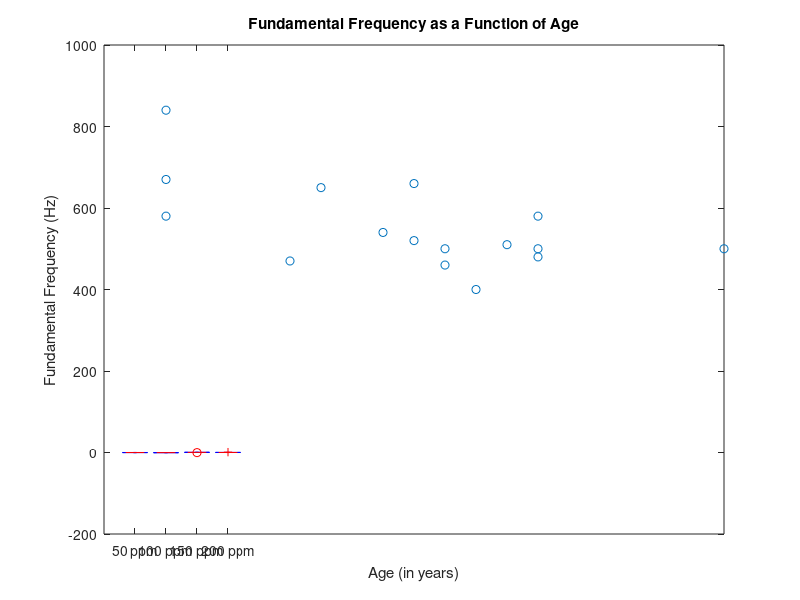

Recreate this plot in MATLAB. (Note: this script raises an error after producing the figure.)
% Question 1
sse = 2000;
msg = 116.3;
df_g = 4;
df_e = 45;
% msg = ssg/df_g
ssg = msg*df_g; % 465.2
% mse = sse/df_e
mse = sse / df_e; % 44.44
F = msg/mse; % 2.6168

% Question 2
fifty = [-0.4, 0.34, 0.19, 0.05, -0.14];
hundred = [0.01, -0.39, -0.08, -0.09, -0.31];
one_fif = [0.65, 0.53, 0.39, -0.15, 0.46];
two_hun = [0.24, 0.44, 0.13, 1.03, 0.05];
groups = {'50 ppm','100 ppm','150 ppm','200 ppm'};
two_anova = anova1([fifty.' hundred.' one_fif.' two_hun.'], groups);
two_anova;

% b
mean(fifty) % 0.0080
mean(hundred) % -0.1720
mean(one_fif) % 0.3760
mean(two_hun) % 0.3780
std(fifty) % 0.2887
std(hundred) % 0.1695
std(one_fif) % 0.3093
std(two_hun) % 0.3928

% e
grandmean = (mean(fifty)*5 + mean(hundred)*5 + mean(one_fif)*5 + mean(two_hun)*5)/20;

sserror = (std(fifty)^2*4)+(std(hundred)^2*4)+(std(one_fif)^2*4)+(std(two_hun)^2*4);
% c
mserror = sserror/16; % 0.09051

% f
ssgroups = ((mean(fifty) - grandmean)^2)*5 + ((mean(hundred) - grandmean)^2)*5 + ((mean(one_fif) - grandmean)^2)*5 + ((mean(two_hun) - grandmean)^2)*5; % 1.13442
%g
msegroups = ssgroups/3; % 0.37814
%h
F = msegroups/mserror; % 4.18

% Question 3
age = [2,2,2,6,9,10,13,10,14,14,12,7,11,11,14,20];
hz = [840,670,580,470,540,660,510,520,500,480,400,650,460,500,580,500];

% a
hold on;
scatter(age, hz); % negative
title('Fundamental Frequency as a Function of Age');
xlabel('Age (in years)');
ylabel('Fundamental Frequency (Hz)');
hold off;

% b
ssa = sum((age - mean(age)).^2); % 380.4375

% c 
ssf = sum((hz - mean(hz)).^2); % 174175

% d
ssp = sum((hz - mean(hz)).*(age - mean(age))); % -4.89875e+03

% e
r = ssp/(sqrt(ssf)*sqrt(ssa)); % -0.601797954619960

% f
z = 0.5*log((1+r)/(1-r)); % -0.695961235390619

% g
sdz = sqrt(1/(16-3)); % 0.277350098112615

% h
z_crit = 1.96;

% i
lower_untrans = z - 1.96*sdz; % -1.239567427691344
upper_untrans = z + 1.96*sdz; % -0.152355043089895

% j
lower_r = (exp(2*lower_untrans) - 1)/(exp(2*lower_untrans) + 1); % -0.845332178884088
upper_r = (exp(2*upper_untrans) - 1)/(exp(2*upper_untrans) + 1); % -0.151187061636697

% Question 4
% a
sat_meanb = mean(Q4Boston(:,2)); % 2.9567
sun_meanb = mean(Q4Boston(:,3)); % 3.9517
mon_meanb = mean(Q4Boston(:,4)); % 3.26
tue_meanb = mean(Q4Boston(:,5)); % 2.3783
wed_meanb = mean(Q4Boston(:,6)); % 3.0233
thu_meanb = mean(Q4Boston(:,7)); % 3.5627
fri_meanb = mean(Q4Boston(:,8)); % 3.345
sat_stdb = std(Q4Boston(:,2)); % 1.295
sun_stdb = std(Q4Boston(:,3)); % 0.9726
mon_stdb = std(Q4Boston(:,4)); % 1.0068
tue_stdb = std(Q4Boston(:,5)); % 0.9203
wed_stdb = std(Q4Boston(:,6)); % 1.2214
thu_stdb = std(Q4Boston(:,7)); % 1.067
fri_stdb = std(Q4Boston(:,8)); % 1.1513

% b
groups = {'Sat','Sun','Mon','Tues','Wed','Thurs','Fri'};
four_anova1 = anova1(Q4Boston(:,2:8), groups);
four_anova1;

% c
sat_meanp = mean(Q4Pittsburg(:,2)); % 2.905
sun_meanp = mean(Q4Pittsburg(:,3)); % 3.435
mon_meanp = mean(Q4Pittsburg(:,4)); % 2.4817
tue_meanp = mean(Q4Pittsburg(:,5)); % 2.3783
wed_meanp = mean(Q4Pittsburg(:,6)); % 2.7233
thu_meanp = mean(Q4Pittsburg(:,7)); % 3.2117
fri_meanp = mean(Q4Pittsburg(:,8)); % 2.465
sat_stdp = std(Q4Pittsburg(:,2)); % 1.2128
sun_stdp = std(Q4Pittsburg(:,3)); % 1.3397
mon_stdp = std(Q4Pittsburg(:,4)); % 1.0773
tue_stdp = std(Q4Pittsburg(:,5)); % 0.6018
wed_stdp = std(Q4Pittsburg(:,6)); % 1.1076
thu_stdp = std(Q4Pittsburg(:,7)); % 1.5411
fri_stdp = std(Q4Pittsburg(:,8)); % 1.0178

four_anova2 = anova1(Q4Pittsburg(:,2:8), groups);
four_anova2;

% Question 5
face = [1.59,1.67,1.65,1.72,1.79,1.77,1.74,1.74,1.77,1.78,1.76,1.81,1.83,1.83,1.84,1.87,1.92,1.95,1.98,1.99,2.07];
penalty = [0.44,1.43,1.57,0.14,0.27,0.35,0.85,1.13,1.47,1.51,1.99,1.06,1.2,1.23,0.8,2.53,1.23,1.1,1.61,1.95,2.95];

% a 
hold on;
scatter(face,penalty);
xlabel('Face Width:Height ratio');
ylabel('Penalty Minutes per Game');
title('Penalty against Face Width:Height Ratio');
hold off;

% b
%{
based on the plot above, the plot looks like it is positive and semi
linear. Pretty weak
%}

% c
mean(face); % 1.8129
mean(penalty); % 1.2767

% d 
b = sum((face - mean(face)).*(penalty - mean(penalty)))/sum((face - mean(face)).^2); % 3.189 

% e
a = mean(penalty) - b*mean(face); % -4.5045

% f
% y = 3.189x - 4.5045
x = 1.5:0.05:2.1;
y = 3.189*x - 4.5045;
hold on;
scatter(face,penalty);
xlabel('Face Width:Height ratio');
ylabel('Penalty Minutes per Game');
title('Penalty against Face Width:Height Ratio');
plot(x,y);
hold off;

